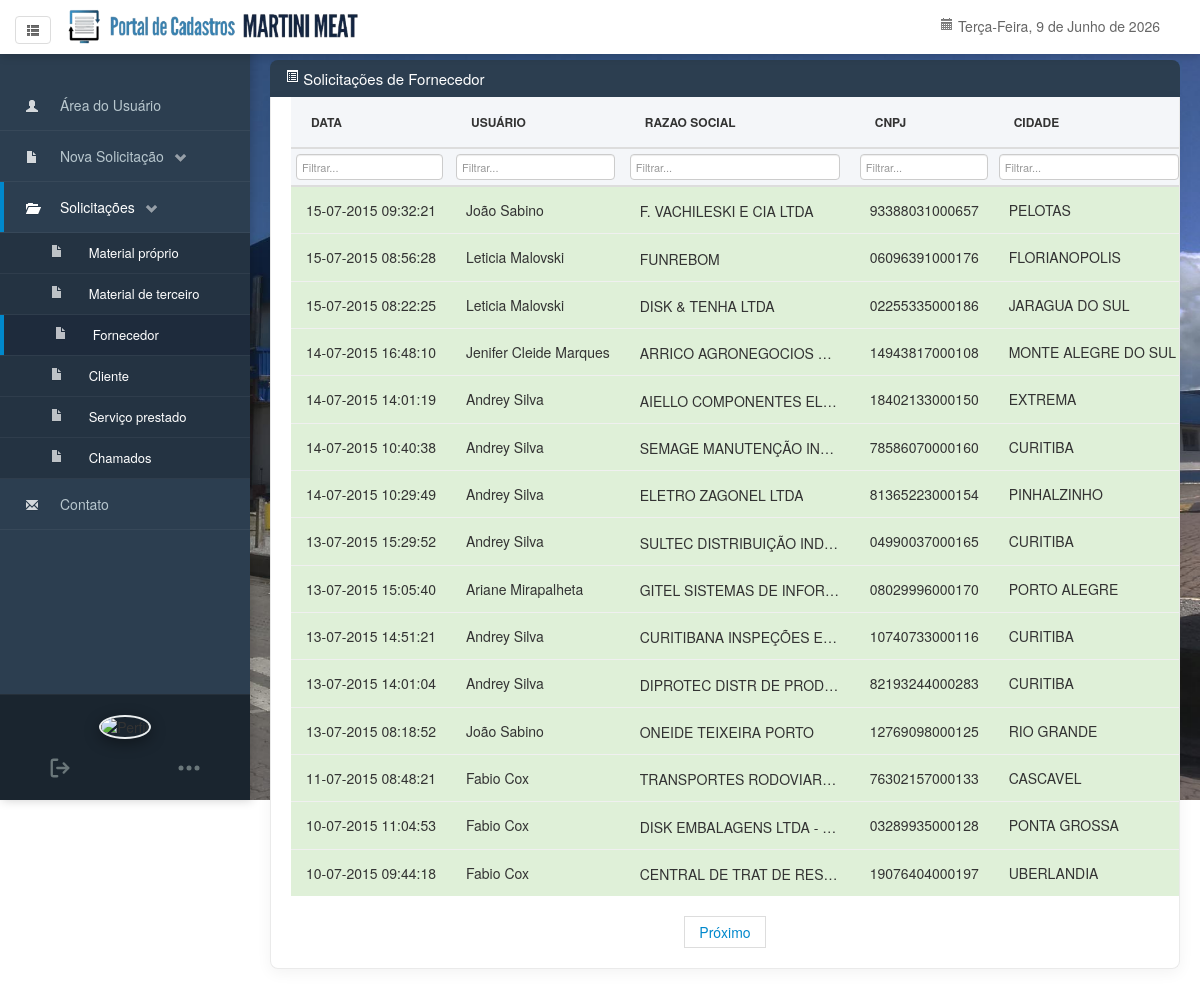
/listaforn/listagemadm.php?a=erro (signed in), run on the app's committed database.
### tables this page shows
CREATE TABLE `cadforn` (
  `data` varchar(200) NOT NULL,
  `solicitante` varchar(200) NOT NULL,
  `grupocont` varchar(200) NOT NULL,
  `centro` varchar(200) NOT NULL,
  `cnpj` varchar(200) NOT NULL,
  `razao` varchar(200) NOT NULL,
  `cnh` varchar(200) NOT NULL,
  `inscricao` varchar(200) NOT NULL,
  `incrimun` varchar(200) NOT NULL,
  `endereco` varchar(200) NOT NULL,
  `bairro` varchar(200) NOT NULL,
  `cidade` varchar(200) NOT NULL,
  `estado` varchar(200) NOT NULL,
  `cep` varchar(200) NOT NULL,
  `telefone` varchar(200) NOT NULL,
  `emailf` varchar(200) NOT NULL,
  `status` varchar(200) NOT NULL DEFAULT 'Pendente',
  `ticket` int(40) NOT NULL AUTO_INCREMENT,
  `comentario` varchar(500) NOT NULL,
  `numero` varchar(200) NOT NULL,
  `fantasia` varchar(250) NOT NULL,
  PRIMARY KEY (`ticket`)
);

### src/listaforn/listagemadm.php (the view, shortened to what this page needs)
<!DOCTYPE html>
<html lang="pt-br">
<html>
<head>
<link href="../css/bootstrap.css" rel="stylesheet">
<link href="../css/bootstrap-responsive.css" rel="stylesheet">
<link href="../css/style.css" rel="stylesheet" rel="stylesheet">
</head>
<body>
<?php
$pagina = $_GET['pag'];
if(!$pagina) { $pagina = 1;}
$limite = 15;
$inicio = ($pagina * $limite) - $limite;
$filtro_sql = "";
$url_filtros = "";
$sql = "SELECT * FROM cadforn  WHERE 1=1 $filtro_sql ORDER BY ticket DESC LIMIT $inicio,$limite";
$resultado = mysql_query($sql);
$consulta = mysql_query("SELECT * FROM cadforn  WHERE 1=1 $filtro_sql ORDER BY ticket DESC");
$total_registros = mysql_num_rows($consulta);
$total_paginas = Ceil($total_registros / $limite);
?>
<?php include($_SERVER['DOCUMENT_ROOT'] . '/navbar.php'); ?>
<div class="row-fluid">
<?php include($_SERVER['DOCUMENT_ROOT'] . '/sidebar.php'); ?>
<div class="span12 main-content" id="page-content-wrapper">
<div class="section">
  <p><i class="icon-list-alt icon-white"></i> Solicitações de Fornecedor</p>
  <div class="cadform">
    <div class="container-fluid" style="background-color: #ffffff; border-radius: 10px; box-shadow: 0 4px 15px rgba(0,0,0,0.05); padding: 15px 20px; margin-bottom: 0px; border: 1px solid #eaeaea;">
<form method="GET" action="">
<div class="table-responsive">
<table class="table table-hover table-condensed table-custom" style="width: 100% !important; margin: 0 !important;" style="width: 100% !important; margin: 0 !important;">
<thead>
<tr>
<th>Data</th>
  <th>Usuário</th>
  <th>Razao Social</th>
  <th>CNPJ</th>
  <th>Cidade</th>
</tr>
<tr class="filters">
  <th style="padding: 5px !important;"><input type="text" name="f_data" value="<?php echo isset($_GET['f_data']) ? htmlspecialchars($_GET['f_data']) : ''; ?>" style="width: 90%; margin: 0; padding: 2px 5px; font-size: 11px; font-weight: normal; border-radius: 4px; border: 1px solid #ccc; background: #fff;" placeholder="Filtrar..."></th>
  <th style="padding: 5px !important;"><input type="text" name="f_solicitante" value="<?php echo isset($_GET['f_solicitante']) ? htmlspecialchars($_GET['f_solicitante']) : ''; ?>" style="width: 90%; margin: 0; padding: 2px 5px; font-size: 11px; font-weight: normal; border-radius: 4px; border: 1px solid #ccc; background: #fff;" placeholder="Filtrar..."></th>
  <th style="padding: 5px !important;"><input type="text" name="f_razao" value="<?php echo isset($_GET['f_razao']) ? htmlspecialchars($_GET['f_razao']) : ''; ?>" style="width: 90%; margin: 0; padding: 2px 5px; font-size: 11px; font-weight: normal; border-radius: 4px; border: 1px solid #ccc; background: #fff;" placeholder="Filtrar..."></th>
  <th style="padding: 5px !important;"><input type="text" name="f_cnpj" value="<?php echo isset($_GET['f_cnpj']) ? htmlspecialchars($_GET['f_cnpj']) : ''; ?>" style="width: 90%; margin: 0; padding: 2px 5px; font-size: 11px; font-weight: normal; border-radius: 4px; border: 1px solid #ccc; background: #fff;" placeholder="Filtrar..."></th>
  <th style="padding: 5px !important;"><input type="text" name="f_cidade" value="<?php echo isset($_GET['f_cidade']) ? htmlspecialchars($_GET['f_cidade']) : ''; ?>" style="width: 90%; margin: 0; padding: 2px 5px; font-size: 11px; font-weight: normal; border-radius: 4px; border: 1px solid #ccc; background: #fff;" placeholder="Filtrar..."></th>
</tr>
</thead>
<tbody>
<?php
while ($linha = mysql_fetch_assoc($resultado))
{
$protol=$linha['razao'];
$protol = '<div class="truncate-text" title="'.htmlspecialchars($protol, ENT_QUOTES, 'UTF-8').'">'.$protol.'</div>';
if ($linha['status'] == 'Cadastrado') {
echo '<tr class="success">';
echo '<td>'.$linha['data'].'</td>';
echo '<td>'.$linha['solicitante'].'</td>';
echo '<td>'.$protol.'</td>';
echo '<td>'.$linha['cnpj'].'</td>';
echo '<td>'.$linha['cidade'].'</td>';
echo '</tr>';
}
}
?>
</tbody>
</table>
</div>
</form>
<ul class="pager">
<li>
<?
if    (($pagina == $total_paginas) and ($pagina > 1)) {
echo "<a href=../listaforn/listagemadm.php?pag=".($pagina-1)."$url_filtros>Anterior</a>";
        }
elseif (($pagina == 1) and ($pagina < $total_paginas))
{
echo "<a href=../listaforn/listagemadm.php?pag=".($pagina+1)."$url_filtros>Próximo</a>";
        }
elseif (($pagina > 1) and ($pagina < $total_paginas)) {
echo "<a href=../listaforn/listagemadm.php?pag=".($pagina-1)."$url_filtros>Anterior</a>";
echo "<a href=../listaforn/listagemadm.php?pag=".($pagina+1)."$url_filtros>Próximo</a>";
}
elseif (($pagina == 1) and ($pagina == $total_paginas)) {
echo "";
        }
else {
  echo "";
}
?>
</li>
</ul>
</div>
</div>
</div>
</div>
</div>
</html>

### src/css/style.css (style rules this page uses)
.cadform { padding: 40px; box-sizing: border-box; width: 100%; background-color: #ffffff; }
form { padding-left: 20px; }
thead { color: #ffffff; }
p { margin-left: 0.5cm; }
.section > p { font-size: 15px; background: #2c3e50; color: #FFFFFF; padding: 8px 15px; margin: 0; overflow: hidden; border-radius: 4px 4px 0 0; }
body { padding-top: 60px; background: url(../img/intro-bg.jpg); background-attachment: fixed; background-repeat: no-repeat; background-size: 100%; }
#page-content-wrapper { margin-left: 250px; width: auto !important; float: none !important; transition: all 0.3s cubic-bezier(0.25, 0.8, 0.25, 1); padding: 0px 20px 20px 20px; }
body { overflow-x: hidden; }
.main-content { background-color: transparent; }

### src/listaforn/listagemadm.php (style rules this page uses)
.section > p { margin-bottom: 0 !important; border-top-left-radius: 8px; border-top-right-radius: 8px; padding: 8px 15px !important; }
.cadform { background-color: #ffffff !important; border-bottom-left-radius: 8px; border-bottom-right-radius: 8px; box-shadow: 0 4px 15px rgba(0,0,0,0.05); padding: 0px !important; border: 1px solid #eaeaea; border-top: none !important; }
.cadform .container-fluid { padding: 0 !important; border: none !important; box-shadow: none !important; background: transparent !important; }
.cadform .table-responsive { padding: 0px; margin: 0; width: 100%; overflow-x: auto; }
.table-custom { width: 100% !important; max-width: 100% !important; margin: 0 !important; background-color: transparent; border-collapse: collapse; border: none !important; }
.table-custom th { background-color: #f4f6f9 !important; color: #333 !important; font-weight: 600 !important; text-transform: uppercase; font-size: 12px; padding: 15px 20px !important; border-bottom: 2px solid #ddd !important; text-align: left !important; border-top: none !important; white-space: nowrap; }
.table-custom td { padding: 12px 15px !important; vertical-align: middle !important; text-align: left !important; border-top: 1px solid #f0f0f0 !important; white-space: nowrap; }
.truncate-text { max-width: 200px; white-space: nowrap; overflow: hidden; text-overflow: ellipsis; display: inline-block; vertical-align: middle; cursor: help; }

### data on the page
cadforn: data "15-07-2015 09:32:21", solicitante "João Sabino", razao "F. VACHILESKI E CIA LTDA", cnpj "93388031000657", cidade "PELOTAS"
cadforn: data "15-07-2015 08:56:28", solicitante "Leticia Malovski", razao "FUNREBOM", cnpj "06096391000176", cidade "FLORIANOPOLIS"
cadforn: data "15-07-2015 08:22:25", solicitante "Leticia Malovski", razao "DISK & TENHA LTDA", cnpj "02255335000186", cidade "JARAGUA DO SUL"
cadforn: data "14-07-2015 16:48:10", solicitante "Jenifer Cleide Marques", razao "ARRICO AGRONEGOCIOS…", cnpj "14943817000108", cidade "MONTE ALEGRE DO SUL"
cadforn: data "14-07-2015 14:01:19", solicitante "Andrey Silva", razao "AIELLO COMPONENTES EL…", cnpj "18402133000150", cidade "EXTREMA"
cadforn: data "14-07-2015 10:40:38", solicitante "Andrey Silva", razao "SEMAGE MANUTENÇÃO IN…", cnpj "78586070000160", cidade "CURITIBA"
cadforn: data "14-07-2015 10:29:49", solicitante "Andrey Silva", razao "ELETRO ZAGONEL LTDA", cnpj "81365223000154", cidade "PINHALZINHO"
cadforn: data "13-07-2015 15:29:52", solicitante "Andrey Silva", razao "SULTEC DISTRIBUIÇÃO IND…", cnpj "04990037000165", cidade "CURITIBA"
cadforn: data "13-07-2015 15:05:40", solicitante "Ariane Mirapalheta", razao "GITEL SISTEMAS DE INFOR…", cnpj "08029996000170", cidade "PORTO ALEGRE"
cadforn: data "13-07-2015 14:51:21", solicitante "Andrey Silva", razao "CURITIBANA INSPEÇÕES E…", cnpj "10740733000116", cidade "CURITIBA"
cadforn: data "13-07-2015 14:01:04", solicitante "Andrey Silva", razao "DIPROTEC DISTR DE PROD…", cnpj "82193244000283", cidade "CURITIBA"
cadforn: data "13-07-2015 08:18:52", solicitante "João Sabino", razao "ONEIDE TEIXEIRA PORTO", cnpj "12769098000125", cidade "RIO GRANDE"
cadforn: data "11-07-2015 08:48:21", solicitante "Fabio Cox", razao "TRANSPORTES RODOVIAR…", cnpj "76302157000133", cidade "CASCAVEL"
cadforn: data "10-07-2015 11:04:53", solicitante "Fabio Cox", razao "DISK EMBALAGENS LTDA -…", cnpj "03289935000128", cidade "PONTA GROSSA"
cadforn: data "10-07-2015 09:44:18", solicitante "Fabio Cox", razao "CENTRAL DE TRAT DE RES…", cnpj "19076404000197", cidade "UBERLANDIA"
